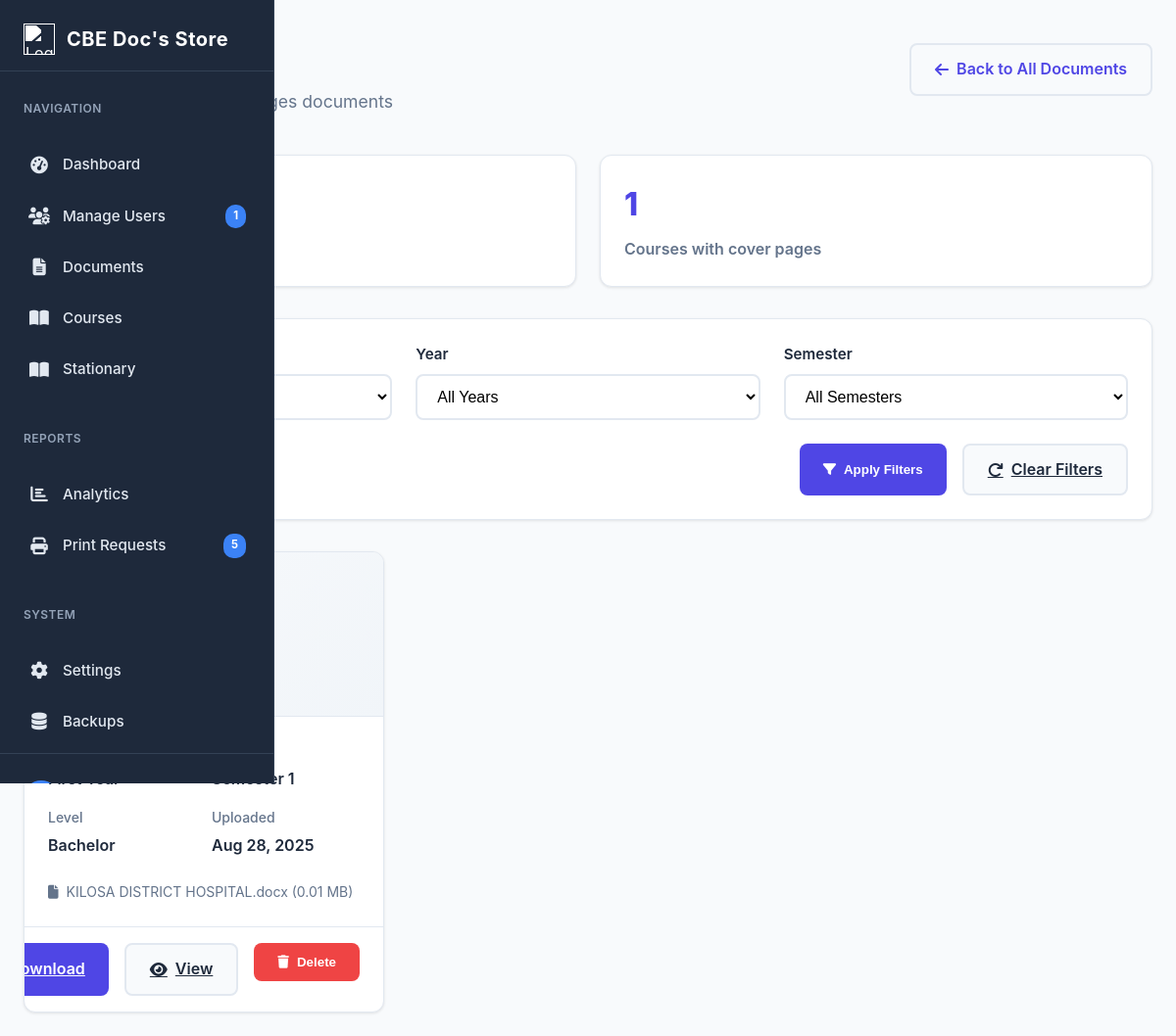
Screenshot of /admin/category_cover_pages.php with the database file from the repository.
### tables this page shows
CREATE TABLE `first_year_sem1_documents` (
  `doc_id` int(11) NOT NULL,
  `course_id` int(11) NOT NULL,
  `doc_type` varchar(50) NOT NULL,
  `title` varchar(255) NOT NULL,
  `description` text DEFAULT NULL,
  `file_path` varchar(255) NOT NULL,
  `file_name` varchar(255) NOT NULL,
  `file_size` int(11) NOT NULL,
  `file_type` varchar(20) NOT NULL,
  `level` varchar(20) NOT NULL,
  `uploaded_at` timestamp NULL DEFAULT current_timestamp(),
  `uploaded_by` int(11) DEFAULT NULL,
  `download_count` int(11) DEFAULT 0
);

### admin/category_cover_pages.php (the view, shortened to what this page needs)
<?php
include("sidebar.php");
$current_file = basename(__FILE__, '.php');
$doc_type = str_replace('category_', '', $current_file);
$valid_types = [
    'lecture_notes' => ['icon' => 'fa-file-alt', 'name' => 'Lecture Notes'],
    'study_guides' => ['icon' => 'fa-book', 'name' => 'Study Guides'],
    'assignments' => ['icon' => 'fa-tasks', 'name' => 'Assignments'],
    'past_exams' => ['icon' => 'fa-question-circle', 'name' => 'Past Exams'],
    'case_studies' => ['icon' => 'fa-chart-bar', 'name' => 'Case Studies'],
    'projects' => ['icon' => 'fa-project-diagram', 'name' => 'Projects'],
    'field' => ['icon' => 'fa-map-marker-alt', 'name' => 'Field Reports'],
    'cover_pages' => ['icon' => 'fa-file-image', 'name' => 'Cover Pages']
];
$where_conditions = ["doc_type = ?"];
$query_params = [$doc_type];
$all_documents = [];
$semester_tables = [];
$years = ['first', 'second', 'third', 'fourth'];
$semesters = ['1', '2'];
foreach ($years as $year_val) {
    foreach ($semesters as $semester_val) {
        $table_name = $year_val . '_year_sem' . $semester_val . '_documents';
        $semester_tables[] = $table_name;
    }
}
foreach ($semester_tables as $table) {
    $table_check = $conn->query("SHOW TABLES LIKE '$table'");
    if ($table_check->num_rows > 0) {
        $query = "SELECT d.*, '$table' as source_table,
                 c.course_code, c.course_name
                 FROM $table d
                 LEFT JOIN courses c ON d.course_id = c.course_id";
        if (!empty($where_conditions)) {
            $query .= " WHERE " . implode(" AND ", $where_conditions);
        }
        $query .= " ORDER BY d.uploaded_at DESC";
        $stmt = $conn->prepare($query);
        if ($stmt) {
            if (!empty($query_params)) {
                $types = str_repeat('s', count($query_params));
                $stmt->bind_param($types, ...$query_params);
            }
            $stmt->execute();
            $result = $stmt->get_result();
            if ($result->num_rows > 0) {
                while ($row = $result->fetch_assoc()) {
                    preg_match('/(.+)_year_sem(\d)/', $table, $matches);
                    if (count($matches) === 3) {
                        $row['year'] = $matches[1];
                        $row['semester'] = $matches[2];
                    }
                    $all_documents[] = $row;
                }
            }
        }
    }
}
?>
<!DOCTYPE html>
<html lang="en">
<head>
    <link rel="stylesheet" href="https://cdnjs.cloudflare.com/ajax/libs/font-awesome/6.4.0/css/all.min.css">
</head>
<body>
    <?php include('sidebar.php'); ?>
    <main class="main-content">
        <div class="page-header">
            <div>
                <h1 class="page-title"><?php echo $valid_types[$doc_type]['name']; ?></h1>
                <p class="page-subtitle">View and manage all <?php echo strtolower($valid_types[$doc_type]['name']); ?> documents</p>
            </div>
            <a href="manage_documents.php" class="back-link">
                <i class="fas fa-arrow-left"></i> Back to All Documents
            </a>
        </div>
        <div class="stats-bar">
            <div class="stat-card">
                <div class="stat-value"><?php echo count($all_documents); ?></div>
                <div class="stat-label">Total <?php echo $valid_types[$doc_type]['name']; ?></div>
            </div>
            <div class="stat-card">
                <div class="stat-value"><?php
                    $unique_courses = [];
                    foreach ($all_documents as $doc) {
                        if (!in_array($doc['course_id'], $unique_courses)) {
                            $unique_courses[] = $doc['course_id'];
                        }
                    }
                    echo count($unique_courses);
                ?></div>
                <div class="stat-label">Courses with <?php echo strtolower($valid_types[$doc_type]['name']); ?></div>
            </div>
        </div>
        <div class="filters-container">
            <form method="GET" action="<?php echo basename(__FILE__); ?>">
                <div class="filter-row">
                    <div class="filter-group">
                        <label class="filter-label">Course</label>
                    </div>
                    <div class="filter-group">
                        <label class="filter-label">Year</label>
                        <select name="year" class="filter-select">
                            <option value="">All Years</option>
                        </select>
                    </div>
                    <div class="filter-group">
                        <label class="filter-label">Semester</label>
                        <select name="semester" class="filter-select">
                            <option value="">All Semesters</option>
                        </select>
                    </div>
                </div>
                <div class="filter-actions">
                    <button type="submit" class="btn btn-primary">
                        <i class="fas fa-filter"></i> Apply Filters
                    </button>
                    <a href="<?php echo basename(__FILE__); ?>" class="btn btn-secondary">
                        <i class="fas fa-redo"></i> Clear Filters
                    </a>
                </div>
            </form>
        </div>
        <div class="documents-grid">
            <?php if (empty($all_documents)): ?>
                <div class="no-documents">
                    <i class="fas fa-file-alt"></i>
                    <h3>No <?php echo strtolower($valid_types[$doc_type]['name']); ?> found</h3>
                    <p>Try adjusting your filters or upload new documents.</p>
                </div>
            <?php else: ?>
                <?php foreach ($all_documents as $document): ?>
                    <div class="document-card">
                        <div class="card-header">
                            <div class="doc-type-badge">
                            </div>
                            <h3 class="card-title"><?php echo htmlspecialchars($document['title']); ?></h3>
                            <p class="card-subtitle">
                            </p>
                        </div>
                        <div class="card-body">
                            <div class="doc-meta">
                                <div class="meta-item">
                                    <span class="meta-label">Year</span>
                                    <span class="meta-value"><?php echo ucfirst($document['year']); ?> Year</span>
                                </div>
                                <div class="meta-item">
                                    <span class="meta-label">Semester</span>
                                    <span class="meta-value">Semester <?php echo $document['semester']; ?></span>
                                </div>
                                <div class="meta-item">
                                    <span class="meta-label">Level</span>
                                    <span class="meta-value"><?php echo ucfirst($document['level']); ?></span>
                                </div>
                                <div class="meta-item">
                                    <span class="meta-label">Uploaded</span>
                                    <span class="meta-value"><?php echo date('M j, Y', strtotime($document['uploaded_at'])); ?></span>
                                </div>
                            </div>
                            <div class="file-info">
                                <i class="fas fa-file"></i>
                                <?php echo htmlspecialchars($document['file_name']); ?>
                                (<?php echo round($document['file_size'] / 1024 / 1024, 2); ?> MB)
                            </div>
                        </div>
                        <div class="card-footer">
                            <a href="../admin/<?php echo htmlspecialchars($document['file_path']); ?>"
                               class="btn btn-primary" download>
                                <i class="fas fa-download"></i> Download
                            </a>
                            <a href="../admin/<?php echo htmlspecialchars($document['file_path']); ?>"
                               class="btn btn-secondary" target="_blank">
                                <i class="fas fa-eye"></i> View
                            </a>
                            <form method="POST" style="display: inline;">
                                <button type="submit" name="delete_document" class="btn btn-danger"
                                        onclick="return confirm('Are you sure you want to delete this document?')">
                                    <i class="fas fa-trash"></i> Delete
                                </button>
                            </form>
                        </div>
                    </div>
                <?php endforeach; ?>
            <?php endif; ?>
        </div>
    </main>
</body>
</html>

### admin/sidebar.php (style rules this page uses)
:root { --sidebar-bg: #1e293b; --sidebar-active-bg: #334155; --sidebar-text: #e2e8f0; --sidebar-active-text: #ffffff; --sidebar-hover: #2c3e50; --sidebar-accent: #3b82f6; --sidebar-border: #334155; --sidebar-icon-size: 1.1rem; --sidebar-transition: all 0.3s cubic-bezier(0.4, 0, 0.2, 1); }

### admin/category_cover_pages.php (style rules this page uses)
:root { --primary: #4f46e5; --primary-light: #6366f1; --secondary: #10b981; --dark: #1e293b; --light: #f8fafc; --gray: #64748b; --border: #e2e8f0; --shadow: 0 1px 3px rgba(0,0,0,0.1); --shadow-lg: 0 4px 6px -1px rgba(0,0,0,0.1); }
* { margin: 0; padding: 0; box-sizing: border-box; }
body { font-family: 'Inter', system-ui, sans-serif; background-color: var(--light); color: var(--dark); line-height: 1.6; }
.main-content { margin-left: 280px; padding: 2rem; transition: all 0.3s ease; }
.page-header { margin-bottom: 2.5rem; display: flex; align-items: center; justify-content: space-between; }
.page-title { font-size: 2.25rem; font-weight: 800; color: var(--dark); margin-bottom: 0.5rem; background: linear-gradient(135deg, var(--primary) 0%, var(--secondary) 100%); -webkit-background-clip: text; -webkit-text-fill-color: transparent; }
.page-subtitle { color: var(--gray); font-size: 1.1rem; }
.back-link { display: inline-flex; align-items: center; gap: 0.5rem; color: var(--primary); text-decoration: none; font-weight: 600; padding: 0.75rem 1.5rem; border: 2px solid var(--border); border-radius: 0.5rem; transition: all 0.3s ease; }
.filters-container { background: white; border-radius: 0.75rem; padding: 1.5rem; margin-bottom: 2rem; box-shadow: var(--shadow); border: 1px solid var(--border); }
.filter-row { display: grid; grid-template-columns: repeat(auto-fit, minmax(250px, 1fr)); gap: 1.5rem; margin-bottom: 1.5rem; }
.filter-group { display: flex; flex-direction: column; gap: 0.5rem; }
.filter-label { font-weight: 600; color: var(--dark); font-size: 0.95rem; }
.filter-select, .filter-input { padding: 0.75rem 1rem; border: 2px solid var(--border); border-radius: 0.5rem; font-size: 1rem; background: white; transition: all 0.3s ease; }
.filter-actions { display: flex; gap: 1rem; justify-content: flex-end; }
.btn { padding: 0.75rem 1.5rem; border: none; border-radius: 0.5rem; font-weight: 600; cursor: pointer; transition: all 0.3s ease; display: inline-flex; align-items: center; gap: 0.5rem; }
.btn-primary { background: var(--primary); color: white; }
.btn-secondary { background: var(--light); color: var(--dark); border: 2px solid var(--border); }
.btn-danger { background: #ef4444; color: white; }
.documents-grid { display: grid; grid-template-columns: repeat(auto-fill, minmax(350px, 1fr)); gap: 1.5rem; }
.document-card { background: white; border-radius: 0.75rem; overflow: hidden; box-shadow: var(--shadow); transition: all 0.3s ease; border: 1px solid var(--border); }
.card-header { padding: 1.5rem; border-bottom: 1px solid var(--border); background: linear-gradient(135deg, #f8fafc 0%, #f1f5f9 100%); }
.doc-type-badge { display: inline-flex; align-items: center; gap: 0.5rem; padding: 0.5rem 1rem; background: rgba(79, 70, 229, 0.1); color: var(--primary); border-radius: 2rem; font-weight: 600; font-size: 0.875rem; margin-bottom: 1rem; }
.card-title { font-size: 1.25rem; font-weight: 700; color: var(--dark); margin-bottom: 0.5rem; }
.card-subtitle { color: var(--gray); font-size: 0.95rem; }
.card-body { padding: 1.5rem; }
.doc-meta { display: grid; grid-template-columns: repeat(2, 1fr); gap: 1rem; margin-bottom: 1.5rem; }
.meta-item { display: flex; flex-direction: column; gap: 0.25rem; }
.meta-label { font-size: 0.875rem; color: var(--gray); font-weight: 500; }
.meta-value { font-weight: 600; color: var(--dark); }
.card-footer { padding: 1rem 1.5rem; border-top: 1px solid var(--border); display: flex; gap: 1rem; justify-content: flex-end; }
.file-info { display: flex; align-items: center; gap: 0.5rem; color: var(--gray); font-size: 0.875rem; }
.stats-bar { display: flex; gap: 1.5rem; margin-bottom: 2rem; flex-wrap: wrap; }
.stat-card { background: white; padding: 1.5rem; border-radius: 0.75rem; box-shadow: var(--shadow); border: 1px solid var(--border); flex: 1; min-width: 200px; }
.stat-value { font-size: 2rem; font-weight: 800; color: var(--primary); margin-bottom: 0.5rem; }
.stat-label { color: var(--gray); font-weight: 600; }
@media (max-width: 1200px) { .main-content { margin-left: 0; padding: 1.5rem; } }
@media (max-width: 1200px) { .documents-grid { grid-template-columns: repeat(auto-fill, minmax(300px, 1fr)); } }

### rows the page displays
first_year_sem1_documents: semester "1", level "Bachelor", uploaded_at "Aug 28, 2025", file_name "KILOSA DISTRICT HOSPITAL.docx", $document['file_size']/1024/1024 "0.01"

### other values shown
$total_users_count "1"
$pending_print_count "5"
count($unique_courses) "1"
$valid_types[$doc_type]['name'] "cover pages"
